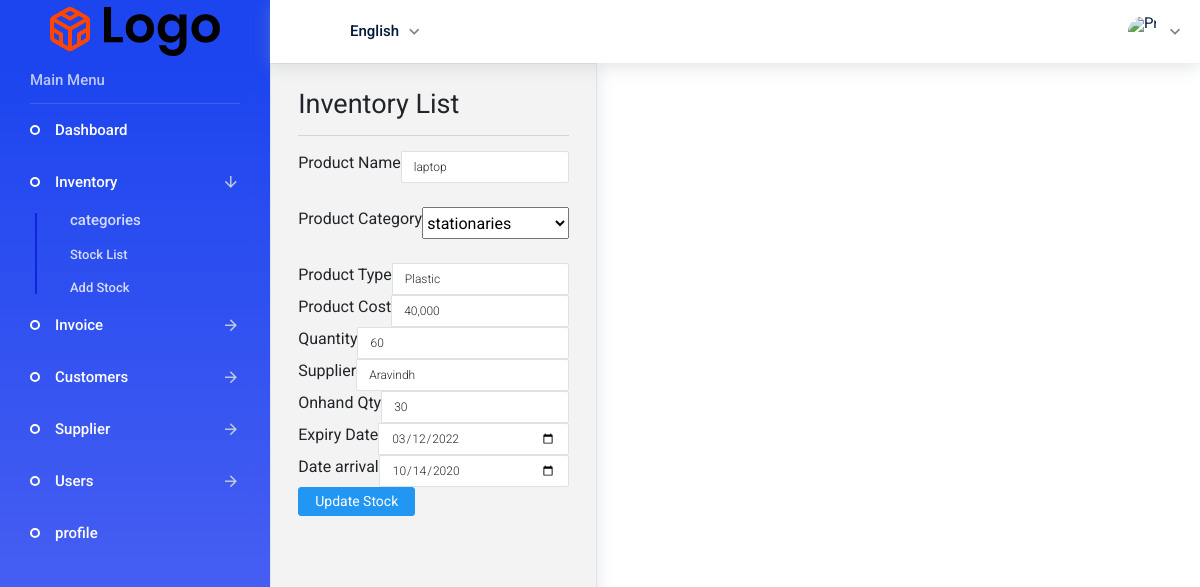
The page /admin/inventory.php?source=edit_stock&edit_stock=3 on the database as committed earlier.
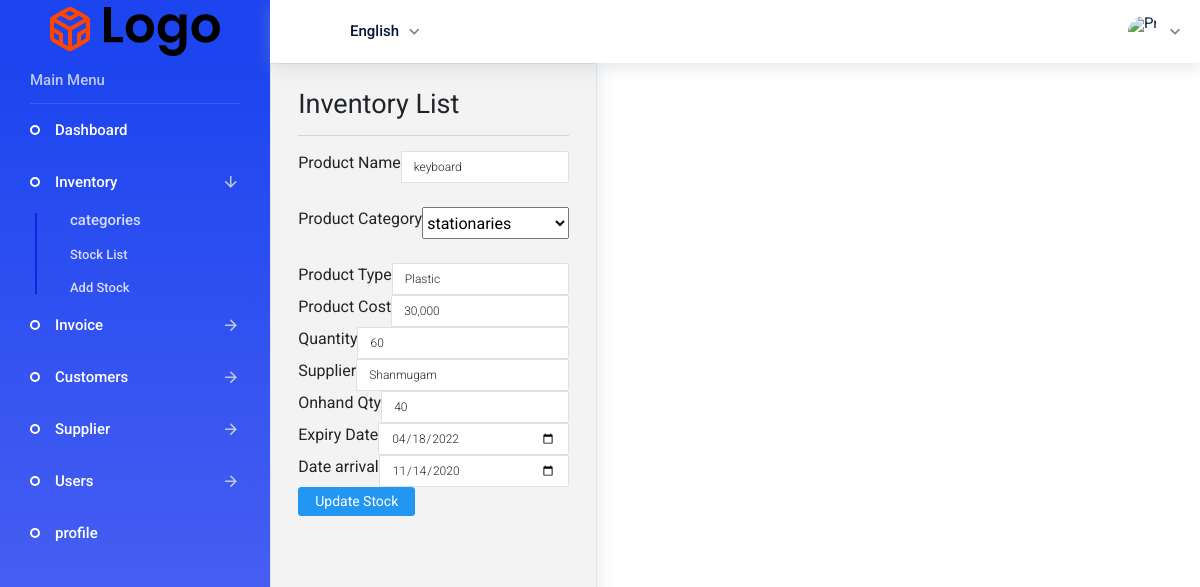
The same page on the database as committed later.
### tables this page shows
CREATE TABLE `stock` (
  `stock_id` int(11) NOT NULL,
  `barcode_no` text NOT NULL,
  `product_name` varchar(33) NOT NULL,
  `product_category` varchar(33) NOT NULL,
  `product_type` varchar(33) NOT NULL,
  `product_cost` varchar(30) NOT NULL,
  `quantity` int(33) NOT NULL,
  `supplier` varchar(33) NOT NULL,
  `onhand_qty` int(33) NOT NULL,
  `expiry_date` date NOT NULL,
  `date_arrival` date NOT NULL
);

### admin/includes/edit_stock.php (the view, shortened to what this page needs)
 <?php
       if(isset($_GET['edit_stock'])){
        $the_stock_id = $_GET['edit_stock'];
           $query="SELECT * FROM stock WHERE stock_id = $the_stock_id ";
           $select_stock=mysqli_query($connection,$query);
             while($row=mysqli_fetch_assoc($select_stock)){
                    $product_name =  $row['product_name'];
                    $product_category =  $row['product_category'];
                    $product_type =  $row['product_type'];
                    $product_cost =  $row['product_cost'];
                    $quantity =  $row['quantity'];
                    $supplier =  $row['supplier'];
                    $onhand_qty =  $row['onhand_qty'];
                    $expiry_date =  $row['expiry_date'];
                    $date_arrival =  $row['date_arrival'];
             }
       }
   ?>
   <form action="" method="post" enctype="multipart/form-data">
       <div class="input-group">
            <label for="title">Product Name</label>
            <input type="text" value="<?php echo $product_name; ?>" class="form-control" name="product_name">
        </div>
        <br>
         <div class="input-group">
            <label for="category">Product Category</label>
           <br>
           <select name="product_category"id="product_category">
<?php
        $query="SELECT * FROM categories";
        $select_categories=mysqli_query($connection,$query);
    while($row=mysqli_fetch_assoc($select_categories)){
        $cat_title=$row['cat_title'];
         if($cat_title == $product_category) {
        echo "<option selected value='$cat_title'>$cat_title</option>";
          }
         else {
        echo "<option value='$cat_title'>$cat_title</option>";
        }
      }
     ?>
         </select>
        </div>
        <br>
        <div class="input-group">
           <label for="Product_type">Product Type</label>
            <input type="text" value="<?php echo $product_type; ?>" class="form-control" name="product_type">
      </div>
       <div class="input-group">
            <label for="product_cost">Product Cost</label>
            <input type="decimal" value="<?php echo $product_cost; ?>" class="form-control" name="product_cost">
       </div>
       <div class="input-group">
            <label for="quantity">Quantity</label>
            <input type="decimal" value="<?php echo $quantity ?>" class="form-control" name="quantity">
        </div>
       <div class="input-group">
            <label for="supplier">Supplier</label>
           <input type="text" value="<?php echo $supplier; ?>" class="form-control" name="supplier">
        </div>
        <div class="input-group">
            <label for="onhand_qty">Onhand Qty</label>
           <input type="decimal" value="<?php echo $onhand_qty; ?>" class="form-control" name="onhand_qty">
        </div>
       <div class="input-group">
            <label for="expiry_date">Expiry Date</label>
           <input type="date" value="<?php echo $expiry_date; ?>" class="form-control" name="expiry_date">
        </div>
       <div class="input-group">
            <label for="date_arrival">Date arrival</label>
           <input type="date" value="<?php echo $date_arrival; ?>" class="form-control" name="date_arrival">
        </div>
       <div class="form-group">
            <input class="btn btn-primary" type="submit" name="edit_stock" value="Update Stock">
        </div>
       </form>

Rows that differ between the two databases and show on the page:
changed stock "Plastic": product_name "laptop" → "keyboard"; product_cost "40,000" → "30,000"; supplier "Aravindh" → "Shanmugam"; onhand_qty "30" → "40"; expiry_date "03/12/2022" → "04/18/2022"; date_arrival "10/14/2020" → "11/14/2020"
